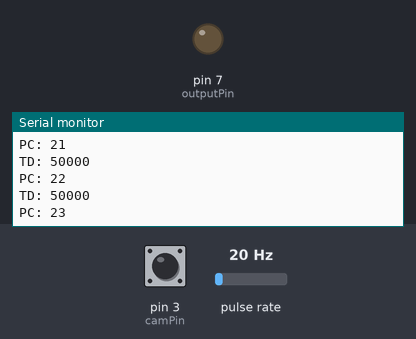
This sketch was run on a simulated Arduino Uno, built with avr-gcc and run on an emulated ATmega328P. On the bench: output pins drawn as LEDs (lit = HIGH), the last lines printed to the serial monitor. Wiring (inferred from the names in the program): pulse sensor: data pin 2. The test bench sets the inputs (shaded band); at power-on: pulse rate 20 Hz, pin 3 (camPin) HIGH.

Above: at 1.2 s.
1.3 s: pulse rate (sensor on pin 2) set to 4 Hz
At 2.23 s:
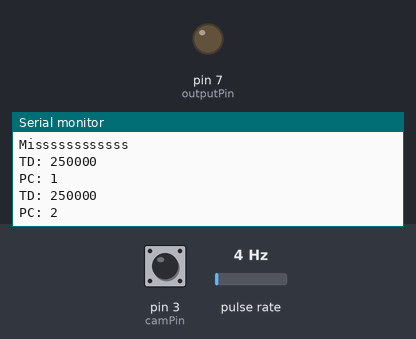
3.0 s: pulse rate (sensor on pin 2) set to 50 Hz
At 3.6 s:
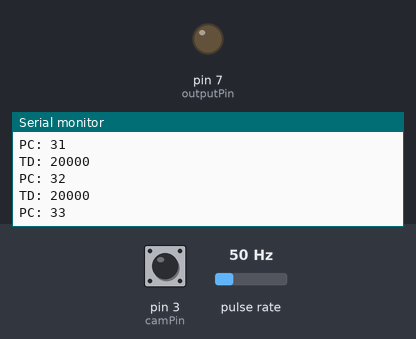
Timing chart, 0 to 6.0 s (numbered marks = the images above; inputs shaded):
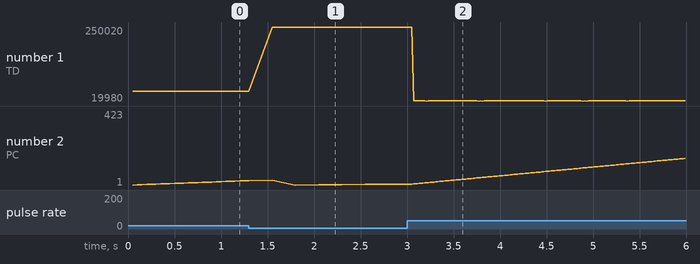

The sketch:

Sketch_May8.ino
```cpp
const int pulsePin = 2;
const int camPin = 3;
const int outputPin = 7;
unsigned long currentTime=0;
unsigned long highcurrentTime=0;
volatile unsigned long lastPulseTime = 0;
volatile unsigned long timeDifference = 0;
volatile unsigned long timeDifference1 = 0;
volatile unsigned long sumtimeDifference = 0;
volatile unsigned long avgtimeDifference;
volatile unsigned long eachdegreetime = 0;
unsigned long pulseTime = 0;
volatile unsigned long BTDC = 0;
unsigned long BTDCTime=0;
double Onerotationtime = 0;
float Onedegreetime = 0;
double RPM = 0;
bool camFallflag = false;
bool avg = true;
bool miss = false;
volatile int pulsecount = 0;


void setup() {
  pinMode(pulsePin, INPUT);
  pinMode(camPin, INPUT);
  pinMode(outputPin, OUTPUT);
  attachInterrupt(digitalPinToInterrupt(pulsePin), pulseISR, RISING);
  attachInterrupt(digitalPinToInterrupt(camPin), camFall, FALLING);
  Serial.begin(2000000);
}

void loop() {
  if (timeDifference > 0) {
    Serial.print("TD: ");
    Serial.println(timeDifference);
    Serial.print("PC: ");
    Serial.println(pulsecount);

    // Calculate Average
    if (avg && pulsecount <= 4) {
      sumtimeDifference += timeDifference;
      if (pulsecount == 4) {
        timeDifference1 = timeDifference;
        avg = false;
        avgtimeDifference = sumtimeDifference / 4.0;
        Serial.println(avgtimeDifference);
        sumtimeDifference = 0;
        miss = true;
      }
    }


    // Each degree time -  BTDC
     if (pulsecount == 2) {

        eachdegreetime =  avgtimeDifference/6;
        int requiredDegree = 90;
        BTDC = eachdegreetime * requiredDegree ;
        pulseTime = currentTime + BTDC;
        //Serial.println(BTDC);
    }


      // Check if pulse generation condition is met
      if (camFallflag && currentTime >= pulseTime && currentTime <= pulseTime + 2000  ) {

        Serial.println("Cam");
        digitalWrite(outputPin, HIGH);
        delayMicroseconds(500);
        digitalWrite(outputPin, LOW);

        //highcurrentTime = currentTime;

      }

      // if(currentTime >= highcurrentTime + 1100){

      //   digitalWrite(outputPin, LOW);
      //   camFallflag = false; // Reset camFall flag
      //   highcurrentTime = 0;


      // }

      // RPM at 50 pulsecount
      if (pulsecount == 50){
      Onerotationtime = timeDifference1 * 60;

      RPM = (60000 / Onerotationtime) * 1000;
      Serial.print("RPM: ");
      Serial.println(RPM);

      }

    if (miss && timeDifference >  2 * avgtimeDifference) {
      pulsecount = 0;
      avg = true;
      miss = false;
      Serial.println("Missssssssssss");
      Serial.println();


    }
    timeDifference = 0;
  }
}


void pulseISR() {
  pulsecount++;
  currentTime = micros();
  timeDifference = currentTime - lastPulseTime;
  lastPulseTime = currentTime;
}

void camFall() {
  camFallflag = true; // Allow generating pulse in the next cycle
}
```

Measured:
- after the input at 1.3 s, the serial monitor: prints a new line after 0.25 s (image 1)
- after the input at 3.0 s, the serial monitor: prints a new line after 0.07 s (image 2)
- plotted number 1: 50000 → 250000 after the input at 1.3 s, 250000 → 20000 after the input at 3.0 s
- plotted number 2: 5 → 423 after the input at 3.0 s
